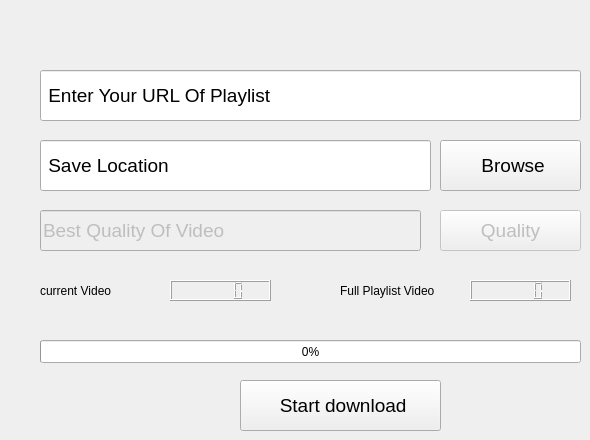
    <widget class="QWidget" name="tab_7">
     <attribute name="title">
      <string>Download Youtube Playlist</string>
     </attribute>
     <widget class="QLineEdit" name="lineEdit_17">
      <property name="geometry">
       <rect>
        <x>40</x>
        <y>140</y>
        <width>391</width>
        <height>51</height>
       </rect>
      </property>
      <property name="font">
       <font>
        <pointsize>14</pointsize>
       </font>
      </property>
      <property name="text">
       <string> Save Location</string>
      </property>
     </widget>
     <widget class="QLineEdit" name="lineEdit_16">
      <property name="geometry">
       <rect>
        <x>40</x>
        <y>70</y>
        <width>541</width>
        <height>51</height>
       </rect>
      </property>
      <property name="font">
       <font>
        <pointsize>14</pointsize>
       </font>
      </property>
      <property name="text">
       <string> Enter Your URL Of Playlist</string>
      </property>
      <property name="echoMode">
       <enum>QLineEdit::Normal</enum>
      </property>
      <property name="cursorPosition">
       <number>27</number>
      </property>
     </widget>
     <widget class="QPushButton" name="pushButton_28">
      <property name="geometry">
       <rect>
        <x>440</x>
        <y>140</y>
        <width>141</width>
        <height>51</height>
       </rect>
      </property>
      <property name="font">
       <font>
        <pointsize>14</pointsize>
       </font>
      </property>
      <property name="text">
       <string> Browse</string>
      </property>
      <property name="icon">
       <iconset resource="photo.qrc">
        <normaloff>:/icons/check.png</normaloff>:/icons/check.png</iconset>
      </property>
     </widget>
     <widget class="QPushButton" name="pushButton_29">
      <property name="geometry">
       <rect>
        <x>240</x>
        <y>380</y>
        <width>201</width>
        <height>51</height>
       </rect>
      </property>
      <property name="font">
       <font>
        <pointsize>14</pointsize>
       </font>
      </property>
      <property name="toolTip">
       <string>&lt;html&gt;&lt;head/&gt;&lt;body&gt;&lt;p&gt; press to start download&lt;/p&gt;&lt;/body&gt;&lt;/html&gt;</string>
      </property>
      <property name="styleSheet">
       <string notr="true">QPush Button{

	color: rgb(0, 0, 0);
	
	font: 10pt &quot;Impact&quot;;
    rgb(0, 0, 0)
}</string>
      </property>
      <property name="text">
       <string> Start download</string>
      </property>
      <property name="icon">
       <iconset resource="photo.qrc">
        <normaloff>:/icons/check.png</normaloff>:/icons/check.png</iconset>
      </property>
     </widget>
     <widget class="QProgressBar" name="progressBar_3">
      <property name="geometry">
       <rect>
        <x>40</x>
        <y>340</y>
        <width>541</width>
        <height>23</height>
       </rect>
      </property>
      <property name="value">
       <number>0</number>
      </property>
     </widget>
     <widget class="QPushButton" name="pushButton_31">
      <property name="enabled">
       <bool>false</bool>
      </property>
      <property name="geometry">
       <rect>
        <x>440</x>
        <y>210</y>
        <width>141</width>
        <height>41</height>
       </rect>
      </property>
      <property name="font">
       <font>
        <pointsize>14</pointsize>
       </font>
      </property>
      <property name="text">
       <string>Quality</string>
      </property>
      <property name="icon">
       <iconset>
        <normaloff>../../.designer/backup/PyQt5-Download-Manager-master/icons/check.png</normaloff>../../.designer/backup/PyQt5-Download-Manager-master/icons/check.png</iconset>
      </property>
      <property name="iconSize">
       <size>
        <width>20</width>
        <height>25</height>
       </size>
      </property>
     </widget>
     <widget class="QLCDNumber" name="lcdNumber">
      <property name="geometry">
       <rect>
        <x>470</x>
        <y>280</y>
        <width>101</width>
        <height>21</height>
       </rect>
      </property>
     </widget>
     <widget class="QLCDNumber" name="lcdNumber_2">
      <property name="geometry">
       <rect>
        <x>170</x>
        <y>280</y>
        <width>101</width>
        <height>21</height>
       </rect>
      </property>
     </widget>
     <widget class="QLabel" name="label">
      <property name="geometry">
       <rect>
        <x>40</x>
        <y>275</y>
        <width>111</width>
        <height>31</height>
       </rect>
      </property>
      <property name="text">
       <string>current Video</string>
      </property>
     </widget>
     <widget class="QLabel" name="label_2">
      <property name="geometry">
       <rect>
        <x>340</x>
        <y>280</y>
        <width>121</width>
        <height>21</height>
       </rect>
      </property>
      <property name="text">
       <string>Full Playlist Video</string>
      </property>
     </widget>
     <widget class="QLineEdit" name="lineEdit_18">
      <property name="enabled">
       <bool>false</bool>
      </property>
      <property name="geometry">
       <rect>
        <x>40</x>
        <y>210</y>
        <width>381</width>
        <height>41</height>
       </rect>
      </property>
      <property name="font">
       <font>
        <pointsize>14</pointsize>
       </font>
      </property>
      <property name="text">
       <string>Best Quality Of Video</string>
      </property>
     </widget>
    </widget>
